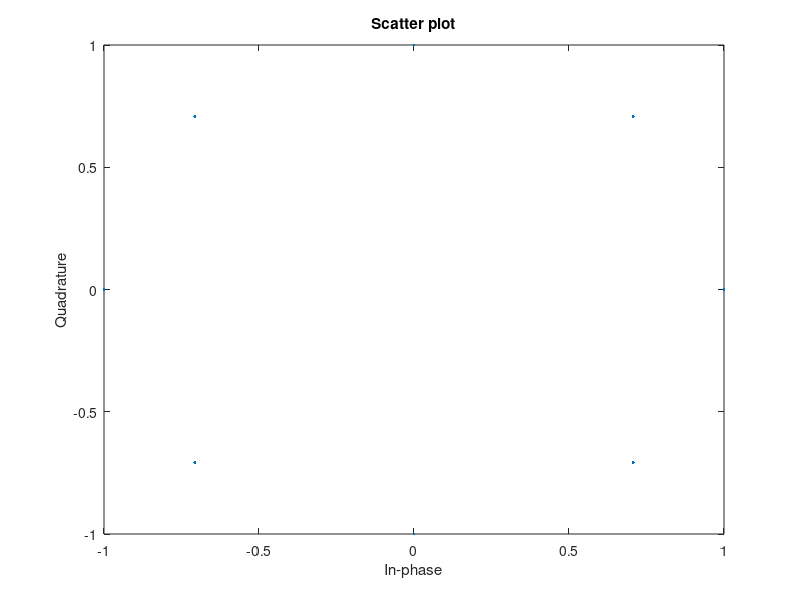
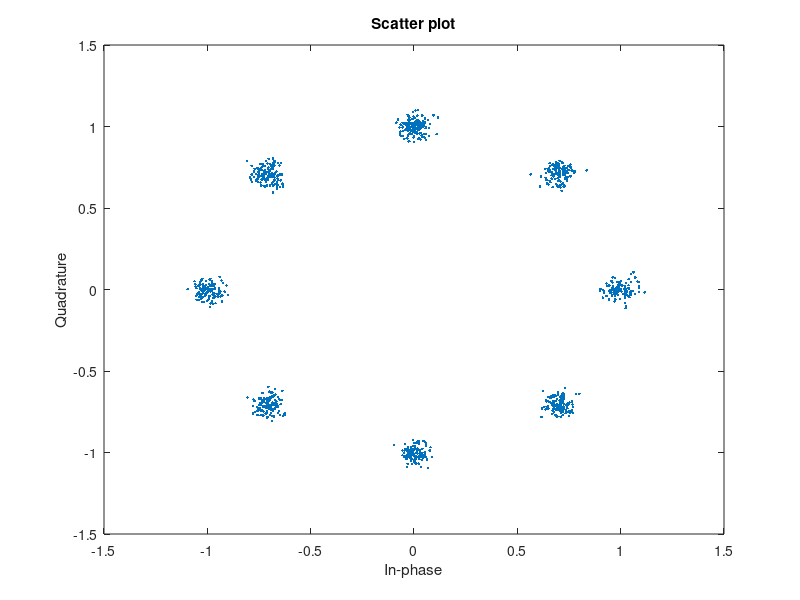

The MATLAB script that drew these images, in order:
%Write a program to plot  signal constellation diagram of received 8-PSK signal in the presence of AWGN.

clc;
clear all; 
close all;
pkg load communications
N = 3000; % Number of bits to be transmitted using *-PSK

% Too large value may slow down the program
x = randi([0,1],1,N); % Random input bits generation 
M = 8; % Number of Symbols in 8-PSK


% Symbol Generation
yy = [];
for i=1:3:length(x)
if x(i)==0 && x(i+1)==0 & x(i+2)==0 y = cosd(0)+1j*sind(0);
elseif x(i)==0 && x(i+1)==0 & x(i+2)==1 y = cosd(45)+1j*sind(45);
elseif x(i)==0 && x(i+1)==1 & x(i+2)==1 y = cosd(90)+1j*sind(90);
elseif x(i)==0 && x(i+1)==1 & x(i+2)==0 y = cosd(135)+1j*sind(135);
elseif x(i)==1 && x(i+1)==1 & x(i+2)==0 y = cosd(180)+1j*sind(180);
elseif x(i)==1 && x(i+1)==1 & x(i+2)==1 y = cosd(225)+1j*sind(225);
elseif x(i)==1 && x(i+1)==0 & x(i+2)==1 y = cosd(270)+1j*sind(270);

elseif x(i)==1 && x(i+1)==0 & x(i+2)==0 y = cosd(315)+1j*sind(315);
endif

% Transmitted Symbols 
yy = [yy y];
endfor


scatterplot(yy); % Constellation Diagram without Noise
EbN0db = 20; % Change this value & run program to see the noisy constellation.
EbN0 = 10^(EbN0db/10);

% AWGN Channel

n = (1/sqrt(2))*[randn(1,length(yy)) + 1j*randn(1,length(yy))];
sigma = sqrt(1/((log2(M))*EbN0));


% Received Symbols 
r = yy + sigma*n;
scatterplot(r); % Constellation Diagram with Noise